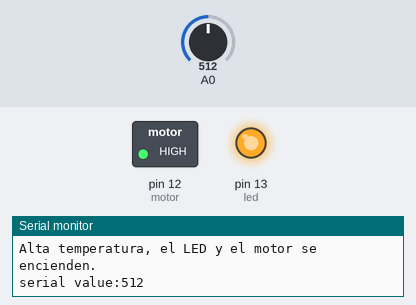
This sketch was run on a simulated Arduino Uno, built with avr-gcc and run on an emulated ATmega328P. Shown: switched loads named in the sketch (green lamp = pin HIGH), output pins drawn as LEDs (lit = HIGH), the last lines printed to the serial monitor. Dashed ring = blinking. Inputs (shaded band) come from the test bench; at power-on: A0 = 512.

Above: at 4.8 s.
4.9 s: A0 set to 169
13.2 s: A0 set to 139
At 21.2 s:
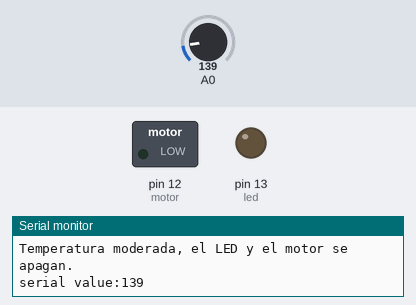
21.5 s: A0 set to 117
29.2 s: A0 set to 107
At 36.24 s:
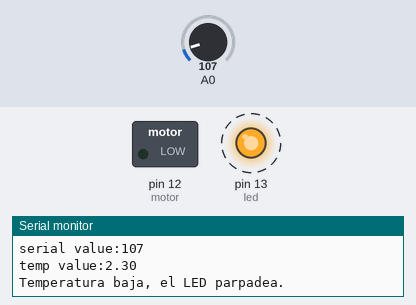
38.5 s: A0 set to 122
43.5 s: A0 set to 15
At 52.9 s:
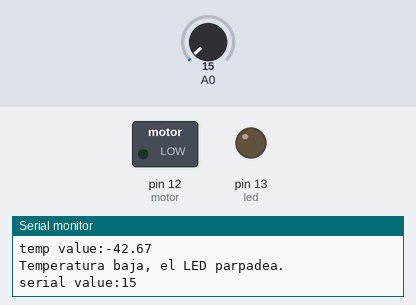
Timing chart, 0 to 53.8 s (numbered marks = the images above; inputs shaded):
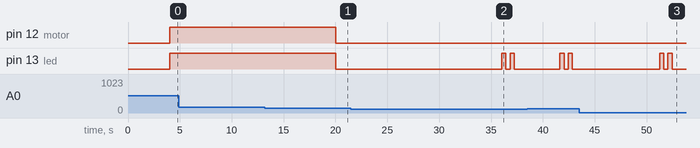

The sketch:

laboratorio.ino
```cpp
// C++ code
// Pines
const int led = 13;
const int motor = 12;
int sensorValue;
float temp;

void setup() {
  pinMode(led, OUTPUT);
  pinMode(motor, OUTPUT);
  Serial.begin(9600); // baudios de trasferencia señales
   Serial.println(" ### temperatura  Monitor ###");
}

void loop() {
  // lectura analogica
  sensorValue = analogRead(A0);
  Serial.print("serial value:");
  Serial.println(sensorValue);
  delay(2000);//milesecons

  temp = (sensorValue * (500.0/1023.0))-50.0;
  Serial.print("temp value:");
  Serial.println(temp);
  delay(2000);//milesecons

   // Validación 1: Temperatura inferior a 5 °C
  if (temp < 5) {
    Serial.println("Temperatura baja, el LED parpadea.");
    digitalWrite(motor, LOW); // Apagar el motor
    digitalWrite(led, HIGH);
    delay(400);
    digitalWrite(led, LOW);
    delay(400);
    digitalWrite(led, HIGH);
    delay(400);
    digitalWrite(led, LOW);
    delay(400);
  }
  // Validación 2: Temperatura entre 6 °C y 25 °C
 else if (temp>= 6 && temp <= 25) {
    Serial.println("Temperatura moderada, el LED y el motor se apagan.");
    digitalWrite(led, LOW);
    digitalWrite(motor, LOW);
  }
  // Validación 3: Temperatura mayor a 25 °C
  else if (temp > 25) {
    Serial.println("Alta temperatura, el LED y el motor se encienden.");
    digitalWrite(led, HIGH);
    digitalWrite(motor, HIGH);

  }

}
```

Measured:
- the behaviour switches between 154 and 153 on A0 (found by bisection; images 0 and 1)
- the behaviour switches between 113 and 112 on A0 (found by bisection; images 1 and 2)
- after the input at 13.2 s, pin 12 (motor), pin 13 (led): HIGH → LOW after 6.8 s
- after the input at 29.2 s, pin 13 (led): alternates HIGH for 0.40 s and LOW for 0.40 s, 4 changes in all, then stays LOW, starting after 6.8 s
- after the input at 43.5 s, pin 13 (led): alternates HIGH for 0.40 s and LOW for 0.40 s, 4 changes in all, then stays LOW, starting after 7.8 s
